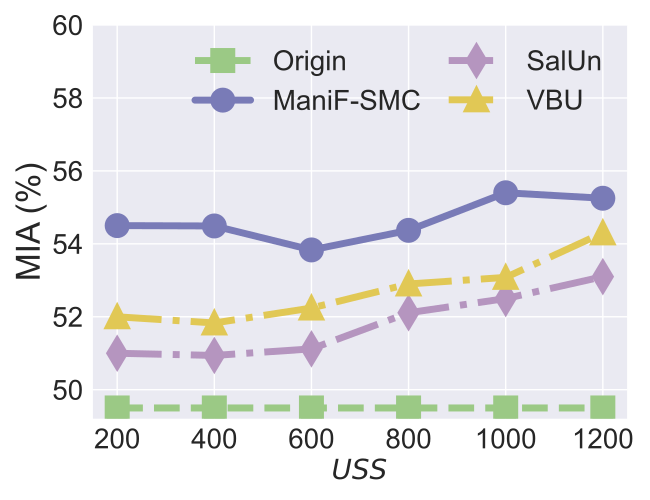

Generate this figure with Python:


import numpy as np
import matplotlib.pyplot as plt

epsilon = 3
beta = 1 / epsilon


x=[1, 2, 3, 4, 5, 6]
# validation_for_plt =[97,95.8600, 94.9400, 93.5400, 93.2400]
# attack_for_plt=[0, 0.3524, 0, 0.1762, 0.1762]
# basic_for_plt=[99.8, 99.8, 99.8, 99.8, 99.8]

labels = ['200', '400', '600', '800', '1000', '1200']
# unl_org = [97.77, 97.55, 97.35, 97.29, 97.21, 97.21]

# unl_hess_r = [96.6, 96.66, 96.04, 95.94, 95.85, 97.21]
OUL = [0.545, 0.5449, 0.53833, 0.5437, 0.5540, 0.5525]

org_acc = [0.4950, 0.4950, 0.4950, 0.4950, 0.4950, 0.4950]

salun_acc = [0.5100, 0.5094,  0.5112, 0.5211, 0.52500, 0.531]
# unl_ss_wo = [94.32, 94.53, 94.78, 93.38, 94.04, 97.21]
vbu_ldp_acc = [0.5200, 0.5183, 0.5224, 0.5290, 0.5308, 0.543]

for i in range(len(OUL)):
    OUL[i] = OUL[i]*100
    org_acc[i] = org_acc[i]*100
    salun_acc[i] = salun_acc[i]*100
    vbu_ldp_acc[i] = vbu_ldp_acc[i] * 100

plt.style.use('seaborn')
plt.figure(figsize=(6.5, 5.0))
l_w=5
m_s=15
marker_s = 3
markevery=1
#plt.figure(figsize=(8, 5.3))
#plt.plot(x, unl_fr, color='blue', marker='^', label='Retrain',linewidth=l_w, markersize=m_s)

#plt.plot(x, unl_ss_w, color='g',  marker='*',  label='PriMU$_{w}$',linewidth=l_w, markersize=m_s)
plt.plot(x, org_acc, linestyle='--', color='#9BC985',  marker='s', fillstyle='full', markevery=markevery,
         label='Origin',linewidth=l_w, markersize=m_s, markeredgewidth=marker_s)


plt.plot(x, OUL, linestyle='-', color='#797BB7', marker='o', fillstyle='full', markevery=markevery,
         label='ManiF-SMC', linewidth=l_w, markersize=m_s, markeredgewidth=marker_s)




plt.plot(x, salun_acc, linestyle='-.', color='#B595BF',  marker='d', fillstyle='full', markevery=markevery, label='SalUn',linewidth=l_w, markersize=m_s, markeredgewidth=marker_s)



plt.plot(x, vbu_ldp_acc, linestyle='-.', color='#E1C855',  marker='^', fillstyle='full', markevery=markevery,
         label='VBU',linewidth=l_w, markersize=m_s, markeredgewidth=marker_s)


# plt.grid()
leg = plt.legend(fancybox=True, shadow=True)
# plt.xlabel('Malicious Client Ratio (%)' ,fontsize=16)
plt.ylabel('MIA (%)' ,fontsize=24)
my_y_ticks = np.arange(50., 61, 2)
plt.yticks(my_y_ticks,fontsize=20)
plt.xlabel('$\it USS$' ,fontsize=20)

plt.xticks(x, labels, fontsize=20)
# plt.title('On TinyImageNet',fontsize=24)

# plt.annotate(r"1e0", xy=(0.1, 1.01), xycoords='axes fraction', xytext=(-10, 10), textcoords='offset points', ha='right', va='center', fontsize=15)


# plt.title('(c) Utility Preservation', fontsize=24)
plt.legend(loc='best',          # same manual position
           fontsize=20,               # same font size
           ncol=2,
           columnspacing=1.,         # distance between the two columns
           handletextpad=0.8)         # gap between symbol and text

plt.tight_layout()
#plt.title("MNIST")
plt.rcParams['figure.figsize'] = (2.0, 1)
plt.rcParams['image.interpolation'] = 'nearest'
plt.rcParams['figure.subplot.left'] = 0.11
plt.rcParams['figure.subplot.bottom'] = 0.08
plt.rcParams['figure.subplot.right'] = 0.977
plt.rcParams['figure.subplot.top'] = 0.969
plt.savefig('tiny_imagenet_model_MIA_uss.pdf', format='pdf', dpi=200)
plt.show()
